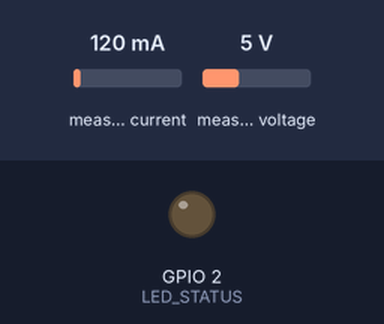
Simulated run of this sketch. Board: ESP32. On the bench: output pins drawn as LEDs (lit = HIGH). Inputs (shaded band) come from the test bench; at power-on: measured current 120 mA, measured voltage 5 V. WiFi joins after 1.5 s; servers stay silent unless stated; random numbers use the default seed unless the sketch sets one; no MQTT or app messages arrive unless stated; what the sketch prints to the serial monitor is not drawn.

Above: at 3.2 s.
At 5.03 s:
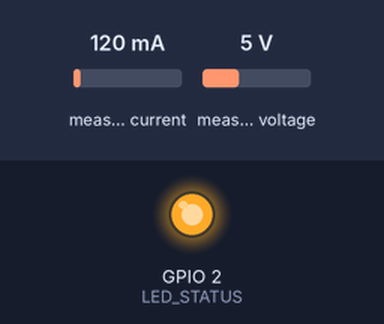
Timing chart, 0 to 8.0 s (numbered marks = the images above):
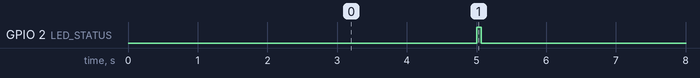

Measured:
- by itself, GPIO 2 (LED_STATUS): alternates HIGH for 0.07 s and LOW for 4.9 s

The sketch:

monitor_ac.ino
```cpp
#include <Arduino.h>
#include <WiFi.h>
#include <PubSubClient.h>
#include <PZEM004Tv30.h>


// 1. CONFIGURAÇÕES DE WI-FI
const char* rede     = "NOME_REDE_WIFI";
const char* senha = "SENHA_WIFI";

// 2. CONFIGURAÇÕES UBIDOTS (Gráficos)
const char* servidor_ubi = "industrial.api.ubidots.com";
const char* token_ubi  = "TOKEN"; // <--- COLE SEU TOKEN
const char* nome_ubi  = "monitor-ac"; // Nome do device no Ubidots

WiFiClient mqtt_ubi; // Primeira conexão MQTT
PubSubClient cliente_ubi(mqtt_ubi); // Cliente MQTT Ubidots

// 3. CONFIGURAÇÕES HIVEMQ (Tempo Real)
const char* servidor_hive = "broker.hivemq.com";
const char* topico_hive  = "ufes/pic/monitor-ac"; // Tópico para ver no site

WiFiClient mqtt_hive; // Segunda conexão MQTT
PubSubClient cliente_hive(mqtt_hive); // Cliente MQTT HiveMQ


// 4. HARDWARE (PZEM v1.0)
PZEM004Tv30 pzem(Serial2, 16, 17); // portas RX e TX do ESP32
#define LED_STATUS 2

unsigned long ultimo_millis = 0;


// 5. FUNÇÕES DE CONEXÃO: Wi-Fi e MQTTs

void setup_wifi() {
  Serial.print("\nConectando Wi-Fi: ");
  Serial.println(rede);
  WiFi.begin(rede, senha);
  while (WiFi.status() != WL_CONNECTED) {
    delay(500);
    Serial.print(".");
  }
  Serial.println("\nWiFi Conectado!");
}

void reconecta_ubidots() {
  if (!cliente_ubi.connected()) {
    Serial.print("Conectando Ubidots... ");
    String id_cliente = "ESP32_UBI_" + String(random(0xffff), HEX); // configura um ID aleatório, para não ter conflito
    if (cliente_ubi.connect(id_cliente.c_str(), token_ubi, "")) {
      Serial.println("OK!");
    } else {
      Serial.print("Falha Ubidots rc=");
      Serial.println(cliente_ubi.state());
      delay(500);
    }
  }
}

void reconecta_hiveMQ() {
  if (!cliente_hive.connected()) {
    Serial.print("Conectando HiveMQ... ");
    String id_cliente = "ESP32_HIVE_" + String(random(0xffff), HEX);
    if (cliente_hive.connect(id_cliente.c_str())) {
      Serial.println("OK!");
    } else {
      Serial.print("Falha HiveMQ rc=");
      Serial.println(cliente_hive.state());
    }
  }
}

// 6. LEITURA DOS DADOS E ENVIO POR MQTT

void ler_e_enviar() {
  digitalWrite(LED_STATUS, HIGH);

  // Lê os dados do sensor
  float tensao = pzem.voltage();
  float corrente = pzem.current();
  float potencia = pzem.power();
  float energia = pzem.energy();
  float fator_potencia = pzem.pf();

  if (isnan(tensao)) {
      Serial.println("Erro leitura PZEM!"); // Caso ocorra uma falha com o sensor
      digitalWrite(LED_STATUS, LOW);
      return;
  }

  Serial.printf("Lido: %.1fV | %.2fA | %.1fW | %.3fkWh | %.2f\n", tensao, corrente, potencia, energia, fator_potencia);

  // Envio ao Ubidots (formato json)
  String json_ubi = "{";
  json_ubi += "\"tensao\":" + String(tensao, 1) + ",";
  json_ubi += "\"corrente\":" + String(corrente, 2) + ",";
  json_ubi += "\"potencia\":" + String(potencia, 1) + ",";
  json_ubi += "\"energia\":" + String(energia, 3) + ",";
  json_ubi += "\"fator de potencia\":" + String(fator_potencia, 2);
  json_ubi += "}";

  String topico_ubi = "/v1.6/devices/" + String(nome_ubi); // formato de tópico exigido pela plataforma
  cliente_ubi.publish(topico_ubi.c_str(), json_ubi.c_str());

  // Envio ao HiveMQ (formato legível)
  String pacote_hive = "Monitor AC: ";
  pacote_hive += "Tensao: " + String(tensao, 1) + "V | ";
  pacote_hive += "Corrente: " + String(corrente, 2) + "A | ";
  pacote_hive += "Potencia: " + String(potencia, 1) + "W | ";
  pacote_hive += "Energia: " + String(energia, 3) + "kWh | ";
  pacote_hive += "Fator de potencia: " + String(fator_potencia, 2);

  cliente_hive.publish(topico_hive, pacote_hive.c_str());

  digitalWrite(LED_STATUS, LOW);
}

void setup() {
  Serial.begin(115200);
  pinMode(LED_STATUS, OUTPUT);
  setup_wifi();

  // Configura os dois servidores
  cliente_ubi.setServer(servidor_ubi, 1883);
  cliente_hive.setServer(servidor_hive, 1883);
}

void loop() {
  // Garante que os dois estejam conectados
  if (!cliente_ubi.connected())
    reconecta_ubidots();
  if (!cliente_hive.connected())
    reconecta_hiveMQ();

  // Mantém as conexões vivas
  cliente_ubi.loop();
  cliente_hive.loop();

  if (millis() - ultimo_millis > 5000) {
    ultimo_millis = millis();
    ler_e_enviar();
  }
}
```
